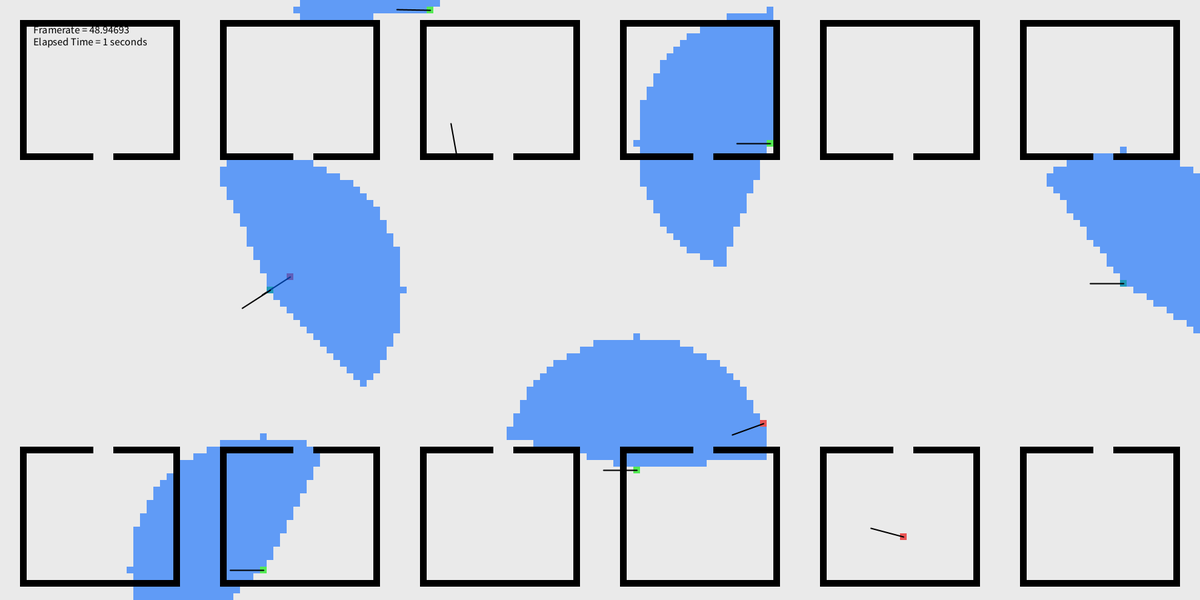
Frame 1 (no input)
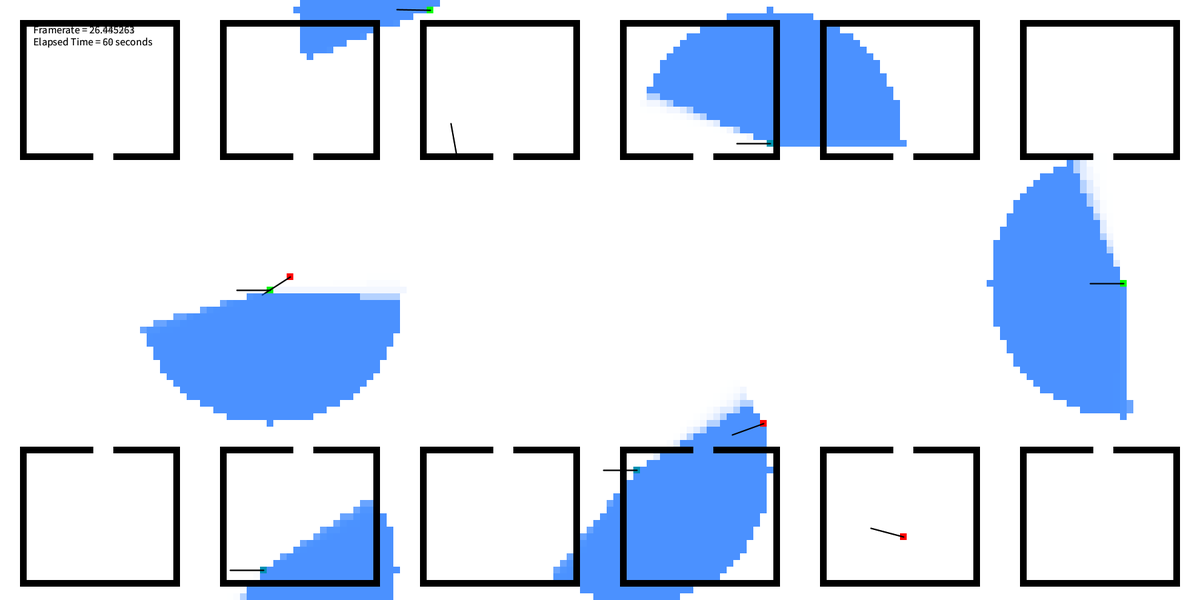
Frame 60 (the mouse pressed at the canvas centre just before this capture)
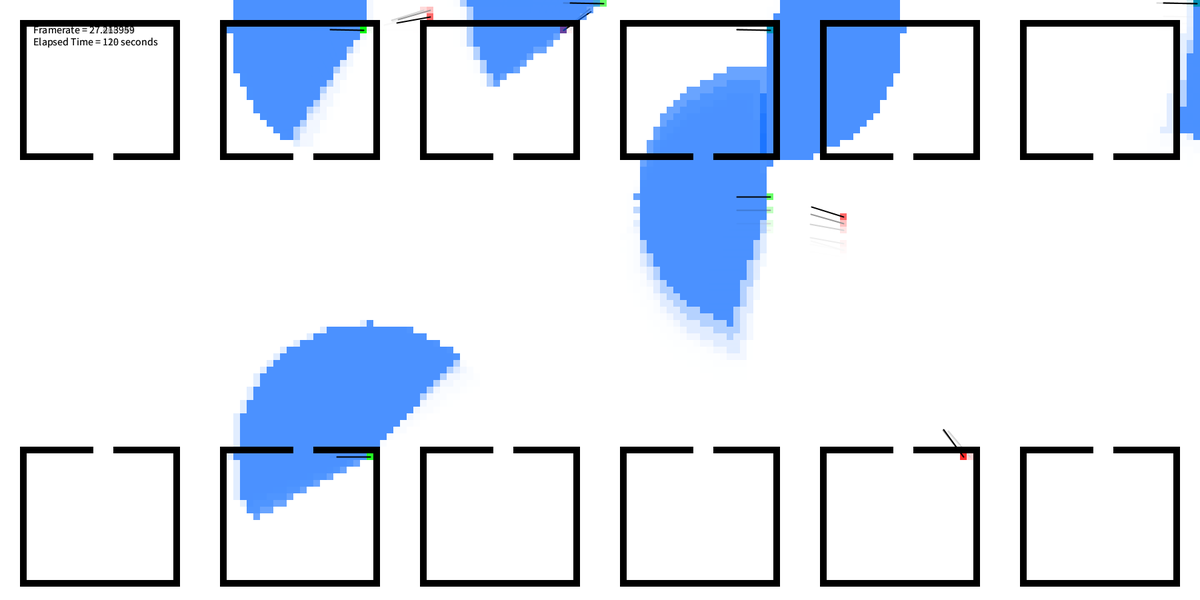
Frame 120 (the mouse held since frame 60 and released just before this capture)

The Processing sketch that drew these frames (run headless with seeded random() and noise(); from frame 60 on, the mouse is pressed at the canvas centre):

// Processing sketch: Metre_Ground_Zero
// ── Metre_Ground_Zero.pde
Node[] nodes = new Node[16200];
Person[] people = new Person[10];
Game state = new Game();
int xLen = 180;
int yLen = 90;

void setup() {
  size(1800, 900);
  int i = 0;
  for (int y = 0; y < yLen; y++) {
    for (int x = 0; x < xLen; x++) {
      IntList connected = new IntList(0);
      boolean wall = false;
      if (y > 0)
        connected.append(i-xLen);
      else
        connected.append(-1);
      if (y < yLen-1)
        connected.append(i+xLen);
      else
        connected.append(-1);
      if (x < xLen-1)
        connected.append(i+1);
      else
        connected.append(-1);
      if (x > 0)
        connected.append(i-1);
      else
        connected.append(-1);

      //walls
      for (int shift = 3; shift < width; shift += 30) {
        if (x >= shift && x <= shift+23) {
          if (y == 3)
            wall = true;
          if (y == 23) {
            if (x <= shift + 10 || x >= shift + 14)
              wall = true;
          }
        }
        if (x == shift || x == shift+23) {
          if (y >= 3 && y <= 23)
            wall = true;
        }
      }
      for (int shift = 3; shift < width; shift += 30) {
        if (x >= shift && x <= shift+23) {
          if (y == yLen-3)
            wall = true;
          if (y == yLen-23) {
            if (x <= shift + 10 || x >= shift + 14)
              wall = true;
          }
        }
        if (x == shift || x == shift+23) {
          if (y >= yLen-23 && y <= yLen-3)
            wall = true;
        }
      }

      nodes[i] = new Node(i, x, y, connected, wall);
      i++;
    }
  }
  for (int p = 0; p < people.length; p++)
    people[p] = new Person(p);
  rectMode(CENTER);
  noStroke();
}

void draw() {
  if (mousePressed)
    for (Person p : people)
      p.move();
  for (Node n : nodes) {
    int peops = 0;
    int zombs = 0;
    for (Person p : people) {
      if (p.nodePos == n.ID && p.alive) {
        if (p.infection > 0)
          zombs ++;
        if (p.infection == 0)
          peops ++;
      }
    }
    n.show(peops, zombs, 0);
  }
  for (Person p : people) {
    if (p.alive && p.infection == 0)
      p.personScan();
    else if (p.alive && p.infection > 0)
      p.zombieScan();
    if (mousePressed)
      p.move();
  }
  state.update();
}
// ── Game.pde
class Game {
  //Game object that holds useful values
  int seconds, lastSecond, xLen, yLen, selected, infected, clickPower;
  boolean lastPressed, play, lastPlay, started;
  PImage back;
  float hunger, full, zombieSpeed, humanSpeed, humanFear;

  Game() {
    lastSecond = second();
    infected = 500;
    full = 100;
    clickPower = 10;
    xLen = 6;
    yLen = 3;
    zombieSpeed = 2;
    humanSpeed = 3;
    humanFear = 0.999;
  }

  void update() {
    if (play && lastSecond != second()) {
      lastSecond = second();
      seconds ++;
    }
    seconds ++;
    fill(0);
    textAlign(LEFT);
    textSize(16);
    text("Framerate = " + frameRate + "\nElapsed Time = " + state.seconds + " seconds", 50, 50);
    lastPressed = mousePressed;
  }
}
// ── Node.pde
class Node {
  float r, g, b;
  int x, y, xPos, yPos, ID;
  IntList connectedNodes;
  boolean wall;

  Node(int ID_, int x_, int y_, IntList connectedNodes_, boolean wall_) {
    ID = ID_;
    x = x_;
    y = y_;
    xPos = width/(xLen*2)+width/xLen*x_;
    yPos = height/(yLen*2)+height/yLen*y_;
    connectedNodes = connectedNodes_;
    wall = wall_;
  }

  void show(int peops_, int zombs_, int sight_) {
    float r = 0;
    float g = 0;
    float b = 0;
    if (peops_ > 0 || zombs_ > 0 || sight_ > 0) {
      if (peops_ > 0) {
        for (int p = 0; p < peops_; p++) {
          if (g < 255)
            g += 255/(peops_+zombs_);
        }
      }
      if (zombs_ > 0) {
        for (int z = 0; z < zombs_; z++) {
          if (r < 255)
            r += 255/(peops_+zombs_);
        }
      } 
      if (sight_ > 0) {
        g = 100;
        b = 255;
      }
      fill(r, g, b, 150);
    } else
      fill(255, 255, 255, 150);
    //stroke(0);
    if (wall)
      fill(0);
    noStroke();
    rect(xPos, yPos, width/xLen, height/yLen);
    for (int i = 0; i < connectedNodes.size(); i++) {
      strokeWeight(2);
      //line(xPos, yPos, nodes[connectedNodes.get(i)].xPos, nodes[connectedNodes.get(i)].yPos);
    }
  }
}
// ── Person.pde
class Person {
  float direction, vision, sightRange, wariness, runDirection, xChance, yChance;
  int nodePos, lastPos, infection, ID, stuck;
  boolean alive, moving, random;

  Person(int ID_) {
    direction = random(360);
    nodePos = int(random(xLen*yLen));
    infection = int(random(2));
    alive = true;
    vision = 80;
    wariness = random(-3, 3);
    sightRange = 200;
    ID = ID_;
    runDirection = random(360);
  }

  void personScan() {
    //boolean cont = true;
    //for (float degrees = runDirection - vision; degrees < runDirection + vision; degrees++) {
    //  int r = 0;
    //  while (cont) {
    //    r+=10;
    //    noStroke();
    //    ellipse(nodes[nodePos].xPos+ cos(radians(degrees))*r, nodes[nodePos].yPos + sin(radians(degrees))*r, 20, 20);
    //    if (r > sightRange)
    //      break;
    //  }
    //}
    int newX = 0;
    int newY = 0;
    for (Node n : nodes) {
      if (dist(nodes[nodePos].xPos, nodes[nodePos].yPos, n.xPos, n.yPos) <= sightRange) {
        boolean seen = false;
        float angle = degrees(atan2(n.yPos-nodes[nodePos].yPos, n.xPos-nodes[nodePos].xPos))+180;
        float min, max;
        min = direction - vision;
        max = direction + vision;
        if (min < 0)
          min += 360;
        if (max >= 360)
          max -= 360;
        if (direction < vision) {
          if (angle >= 0 && angle < max)
            seen = true;
          if (angle > min && angle <= 360)
            seen = true;
        } else if (direction > 360 - vision) {
          if (angle > direction - vision && angle <= 360)
            seen = true;
          if (angle < max && angle >= 0)
            seen = true;
        } else {
          if (angle > min && angle < max)
            seen = true;
        }

        //check if there is a wall in the way
        //if (seen) {
        //  for (int i = 1; i < int(dist(nodes[nodePos].xPos, nodes[nodePos].yPos, n.xPos, n.yPos)/10); i+= 40) {
        //    noFill();
        //    stroke(1);
        //    if (dist(nodes[nodePos].xPos - (nodes[nodePos].xPos-n.xPos)/i, nodes[nodePos].yPos - (nodes[nodePos].yPos-n.yPos)/i, nodes[nodePos].x, nodes[nodePos].y) <= 10) {
        //      if (!nodes[i].wall)
        //        seen = false;
        //    }
        //    ellipse(nodes[nodePos].xPos - (nodes[nodePos].xPos-n.xPos)/i, nodes[nodePos].yPos - (nodes[nodePos].yPos-n.yPos)/i, 10, 10);
        //    break;
        //  }
        //}

        if (seen) {
          n.show(0, 0, 1);
        }
        for (Person p : people) {
          if (seen && p.nodePos == n.ID && p.infection > 0) {
            newX += n.xPos-nodes[nodePos].xPos;
            newY += n.yPos-nodes[nodePos].yPos;
            moving = true;
          }
        }
      }
    }

    runDirection = degrees(atan2(newY, newX)) + 180;
    if (runDirection > 360)
      runDirection -= 360;
    for (Person p : people) {
      if (nodePos == p.nodePos && p.infection > 0)
        infection = 1;
    }
    direction += wariness;
    if (direction > 360)
      direction -= 360;
    if (direction < 0)
      direction += 360;

    stroke(0);
    line(nodes[nodePos].xPos, nodes[nodePos].yPos, nodes[nodePos].xPos + cos(radians(runDirection))*50, nodes[nodePos].yPos+sin(radians(runDirection))*50);
  }


  void zombieScan() {
    float distance = 0;
    for (Node n : nodes) {
      boolean seen = false;
      if (dist(nodes[nodePos].xPos, nodes[nodePos].yPos, n.xPos, n.yPos) <= sightRange*5) {
        seen = true;
        //n.show(0, 1, 1);
      }
      float angle = degrees(atan2(n.yPos-nodes[nodePos].yPos, n.xPos-nodes[nodePos].xPos));
      for (Person p : people) {
        if (seen && p.nodePos == n.ID && p.infection == 0) {
          if (distance == 0) {
            distance = dist(nodes[nodePos].xPos, nodes[nodePos].yPos, nodes[p.nodePos].xPos, nodes[p.nodePos].yPos);
            runDirection = angle;
            if (runDirection > 360)
              runDirection -= 360;
            moving = true;
          } else if (dist(nodes[nodePos].xPos, nodes[nodePos].yPos, nodes[p.nodePos].xPos, nodes[p.nodePos].yPos) < distance) {
            distance = dist(nodes[nodePos].xPos, nodes[nodePos].yPos, nodes[p.nodePos].xPos, nodes[p.nodePos].yPos);
            runDirection = angle;
            if (runDirection > 360)
              runDirection -= 360;
            moving = true;
          }
        }
      }
    }
    stroke(0);
    line(nodes[nodePos].xPos, nodes[nodePos].yPos, nodes[nodePos].xPos + cos(radians(runDirection))*50, nodes[nodePos].yPos+sin(radians(runDirection))*50);
  }

  void move() {
    boolean moved = false;
      if (stuck < 20) {
        if (random(10) > 1) {
          xChance = cos(radians(runDirection));
          yChance = -sin(radians(runDirection));
          float d = random(abs(xChance) + abs(yChance));
          if (d < abs(xChance)) {
            if (xChance >= 0) {
              if (nodePos+1 < xLen*yLen && nodes[nodePos].connectedNodes.get(2) != -1 &! nodes[nodePos+1].wall) {
                nodePos ++;
                moved = true;
              } else {
                if (nodePos-1 > 0 && nodes[nodePos].connectedNodes.get(3) != -1 &! nodes[nodePos-1].wall)
                  nodePos --;
                moved = true;
              }
            }
          } else {
            if (yChance >= 0) {
              if (nodePos-xLen > 0 && nodes[nodePos].connectedNodes.get(0) != -1 &! nodes[nodePos-xLen].wall)
                nodePos -= xLen;
                moved = true;
            } else {
              if (nodePos+xLen < xLen*yLen && nodes[nodePos].connectedNodes.get(1) != -1 &! nodes[nodePos+xLen].wall)
                nodePos += xLen;
                moved = true;
            }
          }
        }
    } if (!moved) {
      float d1 = int(random(2));
      float d2 = int(random(2));
      if (d1 == 0) {
        if (d2 == 0) {
          if (nodePos+1 < xLen*yLen && nodes[nodePos].connectedNodes.get(2) != -1 &! nodes[nodePos+1].wall) {
            nodePos ++;
          } else {
            if (nodePos-1 > 0 && nodes[nodePos].connectedNodes.get(3) != -1 &! nodes[nodePos-1].wall)
              nodePos --;
          }
        }
      } else {
        if (d2 >= 0) {
          if (nodePos-xLen > 0 && nodes[nodePos].connectedNodes.get(0) != -1 &! nodes[nodePos-xLen].wall)
            nodePos -= xLen;
        } else {
          if (nodePos+xLen < xLen*yLen && nodes[nodePos].connectedNodes.get(1) != -1 &! nodes[nodePos+xLen].wall)
            nodePos += xLen;
        }
      }
    }
    lastPos = nodePos;
  }
}
